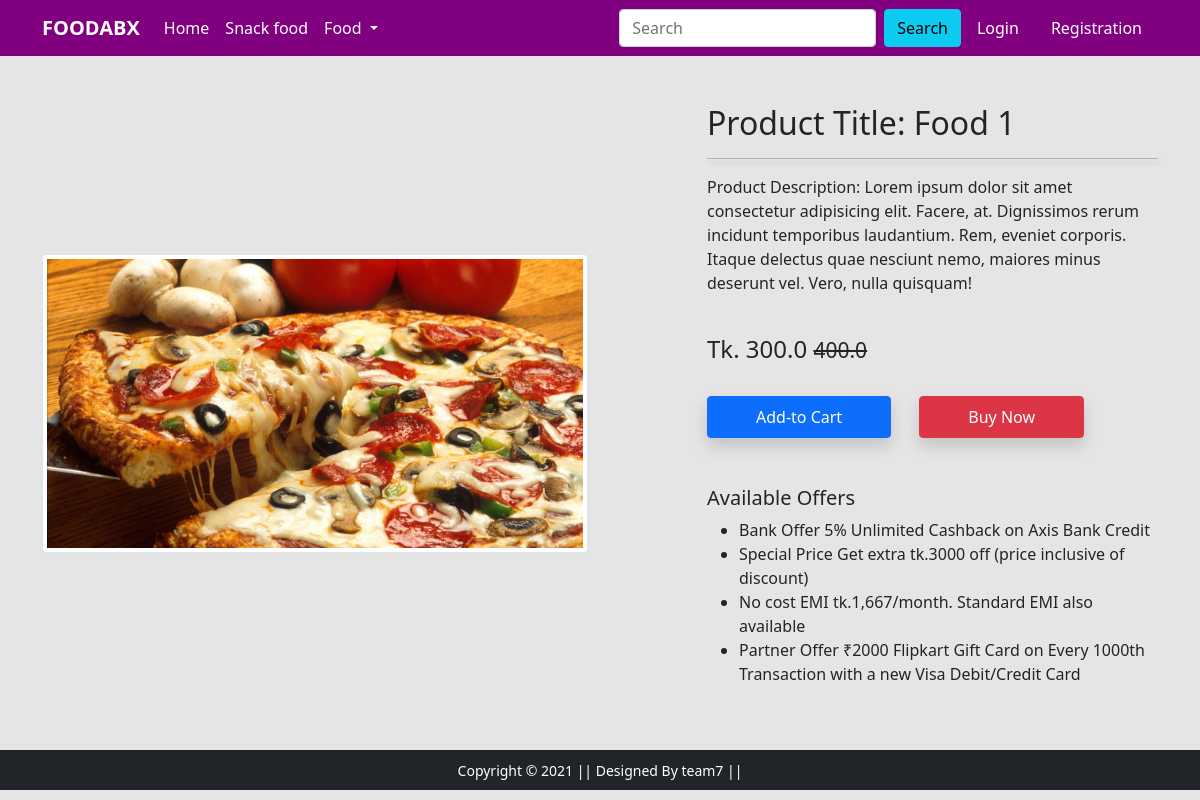
Screenshot of /product-detail/1 with the database file from the repository.
### app/models.py (models this page shows, shortened)
class Product(models.Model):
    title=models.CharField(max_length=100)
    selling_price=models.FloatField()
    discounted_price=models.FloatField()
    description=models.TextField()
    category=models.CharField(choices=CATEGORY_CHOICES,max_length=2)
    product_image=models.ImageField(upload_to='producting')

### app/views.py (the view)
# urls.py: path('product-detail/<int:pk>', views.ProductViewDetail.as_view(), name='product-detail'),
class ProductViewDetail(View):
    def get(self,request,pk):
        cart_product=[p for p in Cart.objects.all() if p.user==request.user]
        product=Product.objects.get(pk=pk)
        return render(request,'app/productdetail.html',{'product':product,'cart_product':cart_product})

### app/templates/app/productdetail.html (shortened to what this page needs)
{% extends 'app/base.html' %}
{% load static %}
{% block main-content %}
<div class="container my-5">
 <div class="row">
  <div class="col-sm-6 text-center align-self-center">
   <img src="{{product.product_image.url}}" alt="" class="img-fluid img-thumbnail">
  </div>
  <div class="col-sm-5 offset-sm-1">
   <h2>Product Title: {{product.title}}</h2>
   <hr>
   <p>Product Description: Lorem ipsum dolor sit amet consectetur adipisicing elit. Facere, at. Dignissimos rerum incidunt temporibus laudantium. Rem, eveniet corporis. Itaque delectus quae nesciunt nemo, maiores minus deserunt vel. Vero, nulla quisquam!</p> <br>
   <h4>Tk. {{product.discounted_price}} <small class="fw-light text-decoration-line-through">{{product.selling_price}}</small></h4>
    <br>
    <form action="/add-to-cart" class="d-inline">
        <input type="submit" value="Add-to Cart" class="btn btn-primary shadow px-5 py-2">
    </form>
   <a href="{% url 'buy-now' %}" class="btn btn-danger shadow px-5 py-2 ms-4">Buy Now</a>
   <h5 class="mt-5">Available Offers</h5>
   <ul>
    <li>Bank Offer 5% Unlimited Cashback on  Axis Bank Credit</li>
    <li>Special Price Get extra tk.3000 off (price inclusive of discount)</li>
    <li>No cost EMI tk.1,667/month. Standard EMI also available</li>
    <li>Partner Offer ₹2000 Flipkart Gift Card on Every 1000th Transaction with a new Visa Debit/Credit Card</li>
   </ul>
  </div>
 </div>
</div>
{% endblock main-content %}

### app/static/app/css/style.css (style rules this page uses)
hr { box-shadow: 2px 4px 4px green; }

### app/templates/app/productdetail.html (style rules this page uses)
body { background:rgba(0,0,0,0.1); }

### rows the page displays
Product: product_image (picture), title "Food 1", discounted_price "300.0", selling_price "400.0"
